Frame 1 (no input): blank canvas, image omitted
Frame 60 (the mouse pressed at the canvas centre just before this capture): blank canvas, image omitted
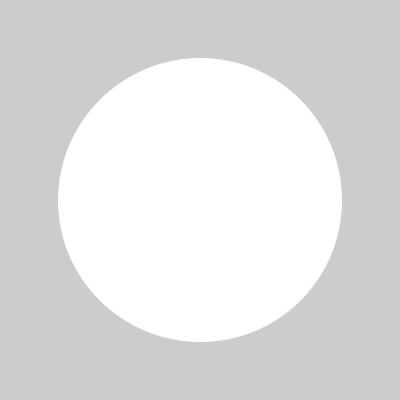
Frame 120 (the mouse held since frame 60 and released just before this capture)

The Processing sketch whose frames 1 and 60 were blank and that drew this single picture after the mouse press (run headless with seeded random() and noise(); from frame 60 on, the mouse is pressed at the canvas centre):

// Processing sketch: sketch_210422a
// ── sketch_210422a.pde
//fill(255);
//ellipse(30,30,30,30);
//fill(100);
//rect(50,50,30,30);

//size(500, 100);
//arc(50,50,60,60,radians(0), radians(90));

//size(200, 200);
//smooth();
//background(255);
//fill(150,100);
//ellipse(100, 70, 90,90);
//noFill();
//ellipse(70,120,90,90);
//noStroke();
//fill(50);
//ellipse(130,120,90,90);

//void setup(){
//  size(100,100);
//}
//void draw(){
//  frameRate(1);
//  println(frameCount);
//}


//int i = 0;
//void setup(){
//  size(100,100);
//}
//void draw(){
//  if(mouseButton == LEFT){
//    i++;
//    println(i);
//  }
//}

//void setup(){
//  size(100,100);
//}
//void draw(){
//  rect(25,25,50,50);
//  fill(128);
//  if(mousePressed && (mouseButton == LEFT)){
//    fill(0);
//  }
//  if(mousePressed && (mouseButton == RIGHT)){
//    fill(255);
//  }
//}

//void setup(){
//  size(400,400);
//}
//void draw(){
//  background(255);
//  rectMode(CENTER);
//  rect(mouseX,mouseY,50,50);
//  println(mouseX, mouseY);
//}

//void setup(){
//  size(200,200);
//  background(255);
//  smooth();
//}
//void draw(){
//  stroke(0);
//  line(pmouseX, pmouseY, mouseX, mouseY);
//}

void setup () {
  size(400, 400);
}
void draw() {
  float speed = dist(mouseX, mouseY, pmouseX, pmouseY);
  stroke(speed);
  ellipse(mouseX, mouseY, speed, speed);
}
